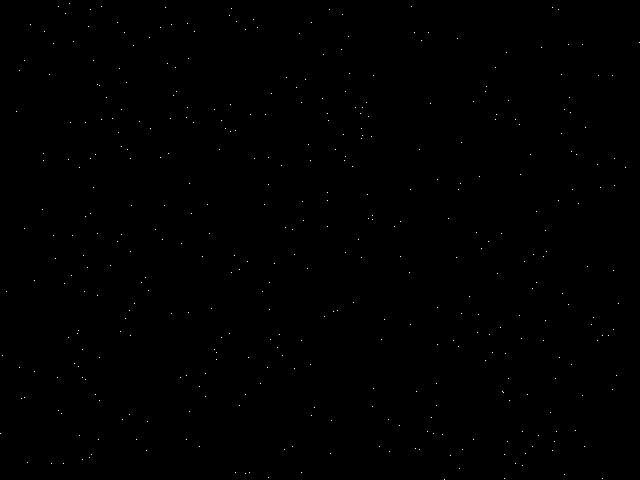
Frame 1 (no input)
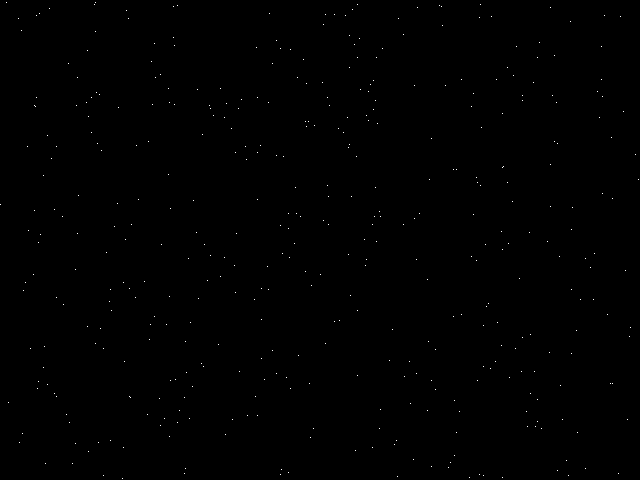
Frame 60 (the mouse pressed at the canvas centre just before this capture)
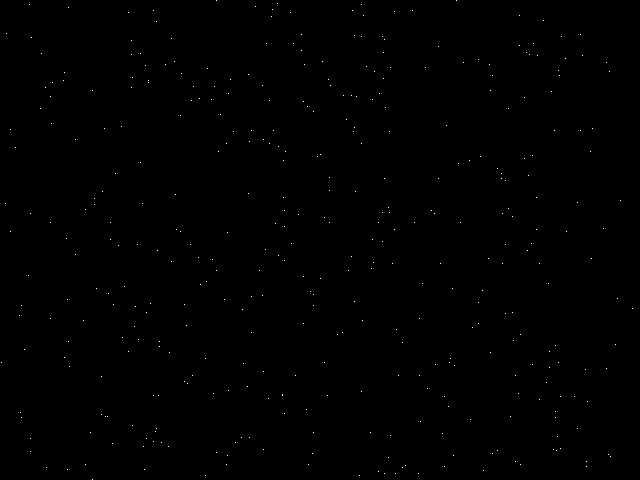
Frame 120 (the mouse held since frame 60 and released just before this capture)

The Processing sketch that drew these frames (run headless with seeded random() and noise(); from frame 60 on, the mouse is pressed at the canvas centre):

// Processing sketch: Lab1_t3
// ── Lab1_t3.pde

import java.util.ArrayList; // import the ArrayList class
import java.util.Random;
//Global variables for the screen height and width
int SCREEN_HEIGHT = 640;
int SCREEN_WIDTH = 480;


//====== Task 3.1 ======//

//ArrayList<PVector> stars = new ArrayList<PVector>( 1000 );

//void setup() {
//  size(640, 480);
//  Random rnd = new Random();
//  for (int i = 0; i < 1000; i++) {
//    float x = rnd.nextFloat()*2-1;
//    float y = rnd.nextFloat()*2-1;
//    float z = rnd.nextFloat();
//    while (z==0.0) {
//      z = rnd.nextFloat();
//    }
//    PVector tempVector = new PVector(x, y, z);
//    stars.add(tempVector);
//    print(stars.get(i));
//    print("\n");
//  }
//}

//void draw() {
//  background(0);
//}


//====== Task 3.2 ======//

// 要用數學??? 好像不需要用程式碼吧???
//ArrayList<PVector> stars = new ArrayList<PVector>( 1000 );

//void setup() {
//  size(640, 480);
//  Random rnd = new Random();
//  for (int i = 0; i < 1000; i++) {
//    float x = rnd.nextFloat()*2-1;
//    float y = rnd.nextFloat()*2-1;
//    float z = rnd.nextFloat();
//    while (z==0.0) {
//      z = rnd.nextFloat();
//    }
//    PVector tempVector = new PVector(x, y, z);
//    stars.add(tempVector);
//    print(stars.get(i));
//    print("\n");
//  }
//}

//void draw() {
//  background(0);
//}

////====== Task 3.3 ======//
//ArrayList<PVector> stars = new ArrayList<PVector>( 1000 );
//int H = 480;
//int W = 640;
//void setup() {
//  size(640, 480);
//  Random rnd = new Random();
//  for (int i = 0; i < 1000; i++) {
//    float x = rnd.nextFloat()*2-1;
//    float y = rnd.nextFloat()*2-1;
//    float z = rnd.nextFloat();
//    while (z==0.0) {
//      z = rnd.nextFloat();
//    }
//    PVector tempVector = new PVector(x, y, z);
//    stars.add(tempVector);
//  }
//}

//void draw() {
//  background(0);
//  int f = H/2;
//  PVector center = new PVector(W/2, H/2);
//  color white = color(255, 255, 255);
//  // Project All Point to 2D
//  for (int i = 0; i < stars.size(); i++) {
//    PVector star = stars.get(i);
//    int u = round(f * (star.x/star.z) + center.x);
//    int v = round(f * (star.y/star.z) + center.y);
//    set(u, v, white);
//  }
//}


//====== Task 3.4 ======//

ArrayList<PVector> stars = new ArrayList<PVector>( 1000 );
int H = 480;
int W = 640;
int t = millis();
float v = 0.0001;
void setup() {
  size(640, 480);
  Random rnd = new Random();
  for (int i = 0; i < 1000; i++) {
    float x = rnd.nextFloat()*2-1;
    float y = rnd.nextFloat()*2-1;
    float z = rnd.nextFloat();
    while (z==0.0) {
      z = rnd.nextFloat();
    }
    PVector tempVector = new PVector(x, y, z);
    stars.add(tempVector);
  }
}

void update() {
  int t2 = millis();
  float dt = t2-t;
  t = t2;

  for (int s = 0; s < stars.size(); s++) {
    PVector star = stars.get(s);
    star.z = star.z + v*dt;
    if (star.z <= 0) {
      star.z +=1;
    }
    if (star.z > 0) {
      star.z -=1;
    }
  }
};


void draw() {
  update();
  background(0);

  int f = H/2;
  PVector center = new PVector(W/2, H/2);
  color white = color(255, 255, 255);

  // Project All Point to 2D
  for (int i = 0; i < stars.size(); i++) {
    PVector star = stars.get(i);
    int u = round(f * (star.x/star.z) + center.x);
    int v = round(f * (star.y/star.z) + center.y);
    set(u, v, white);
  }
}
